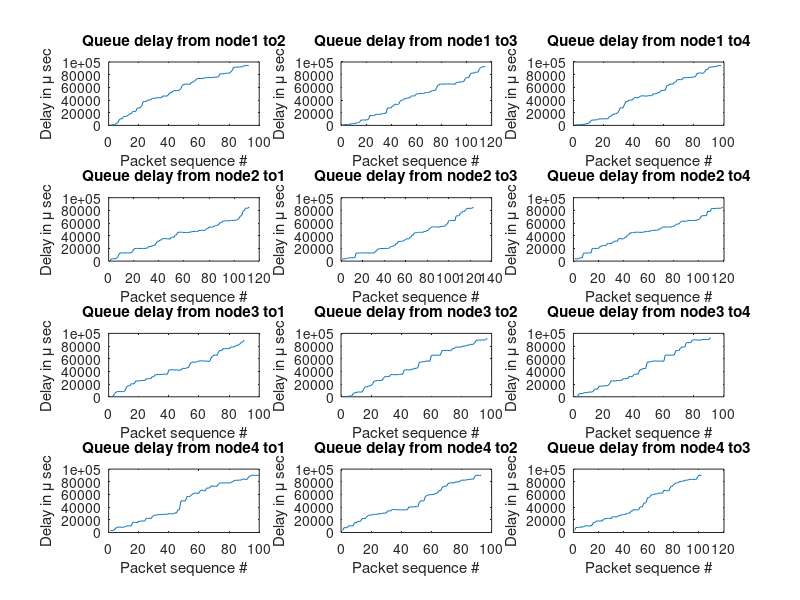
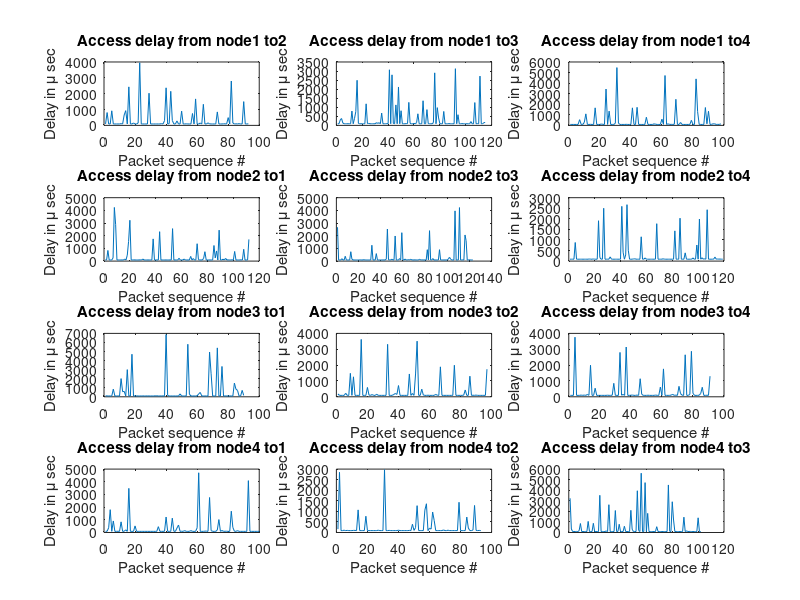

Source code (MATLAB) for these figures, in order:
function projectdemo2()
    clear all;
    tic
    
    % NODE Id's
    A=1; B=2; C=3; D=4;
    nodes = [A, B, C, D];
    
    % Elist is an (n by 7) matrix where n is the number of packets
    % waiting in the queue of nodes A and B. We define a packet to be a
    % row in the elist and is of the form
    % [SRC DEST GENTIME TXTIME RXTIME CURTIME COLLISIONS]
    elist = [];
    
    % Columns in the event list
    SRC = 1;      % Id of the source node
    DEST = 2;     % Id of desstination node
    GENTIME = 3;  % Time at which the packet is created at the source node
    TXTIME = 4;   % Time at which the packet is transmitted
    RXTIME = 5;   % Time at which the packet is received at the dest node
    % The current simulation time w.r.t the packet. You can think of
    % CURTIME to be the time at which the simulator had last visited this
    % packet.
    CURTIME = 6;  
    COLLISIONS = 7; % Number of collisions incurred by 
                    % this packet due to channel contention
    
    % Reference:
    % http://en.wikipedia.org/wiki/Discrete_event_simulation#Clock 
    % Clock:
    % The simulation must keep track of the current simulation time,
    % whatever measurement units are suitable for the system being modeled. 
    CLOCK = 0;
 
    TOTALSIM = 30*10^3; % Total simulation time
    lambda = .5;
    frameslot = 50; % frame slot time (usec) <-- changed from 500us
    td = 80;% transmission delay on BUS (usec)
    pd = 10; % propagation delay on BUS
    tdelay = td + pd; % total delay incurred during a pkt transmission
	tbackoff = frameslot; % time slot (usec) for backoff algorithm
    maxbackoff = 3; % maximum backoff time is 2^3 frame slot
	
    % the time at which the last packet was generated at node A, B, C and D resp.
    GENTIMECURSOR=[0 0 0 0];
        
    % create packets for all the nodes
    [x, y] = size(nodes);
     for n = 1:y
         createpacket(n);
     end
    
    if size(elist,1) == 0
        disp('No packets to simulate');
        return;
    end
    
    % Collect the statistics in this array.
    SIMRESULT = [];
        
    while(1)
        
        % Update the clock.
        updateclock();     
        % Find the source node of the packet at the first row in elist.
        src = elist(1,SRC);
		
        % Randomly generating destination nodes and adding to the elist.
        destnodes = nodes;
        destnodes(src) = [];
        randomindex = randi(length(destnodes));
        dst = destnodes(randomindex);
        elist(1,DEST) = dst;
        
        timediff = elist(2,CURTIME) - elist(1,CURTIME);
        
		if timediff > pd
			%% No collision case
            % Set the tx time. This should be the time when the packet
            % is transmitted for the first time.
            if elist(1,TXTIME) == 0
                elist(1,TXTIME) = elist(1,CURTIME);
            end
            % Set the rx time.
            elist(1,RXTIME) = elist(1,CURTIME) + tdelay;

            updatesimlist();
			
            createpacket(src);
			
			% add tdelay to CLOCK.
            delaypkts(tdelay);
        else
            % Collision and so Backoff
            if elist(1,TXTIME) == 0
                elist(1,TXTIME) = elist(1,CURTIME);
            end
            if elist(2,TXTIME) == 0
                elist(2,TXTIME) = elist(2,CURTIME);
            end
            elist(1,COLLISIONS) = elist(1,COLLISIONS)+1;
            elist(2,COLLISIONS)=elist(2,COLLISIONS)+1;
            
            if (elist(1,COLLISIONS)<maxbackoff)
                bk(src)=(randi(2^(elist(1,COLLISIONS)),1,1)-1)*tbackoff;
            else
                bk(src)=(randi(2^(maxbackoff),1,1)-1)*tbackoff;
            end
            if (elist(2,COLLISIONS)<maxbackoff)
                bk(dst)=(randi(2^(elist(2,COLLISIONS)),1,1)-1)*tbackoff;
            else
                bk(dst)=(randi(2^(maxbackoff),1,1)-1)*tbackoff;
            end
			
			% Delay the packets at each node.
            delaynodepkts(src,pd+timediff+bk(src));
            delaynodepkts(dst,pd-timediff+bk(dst));
        end
		
        if min(GENTIMECURSOR) > TOTALSIM
            disp('Completed!');
            calcstat();
            break;
        end
    end
       
	   function calcstat()
        nodename = ['A', 'B', 'C', 'D']; 
        figure(1);
        figure(2);
        plotcount = 0;
        for i = 1:4		% source
			source = nodes(i);
            var3 = 0;
            queuedelay = 0;
            accessdelay = 0;
			for j = 1:4		% destination
				if j ~= i
                    plotcount = plotcount + 1;
                    
                    % calculating packet statistics
					destination = nodes(j);
                    var1 = SIMRESULT(SIMRESULT(:,SRC) == source,:);
                    var1 = var1(var1(:,DEST) == destination,:);
                    disp(var1);
                    
                    % number of packets sent from node i to node j
                    var2 = length(var1);
                    fprintf('\n number of packets is %d \n', var2);
                    
                    % queuing delay from node i to node j
                    var3 = var1(:, RXTIME) - var1(:, GENTIME);
                    figure(1);
                    plottitle = strcat('Queue delay from node ', num2str(i), ' to ', num2str(j));
                    queuedelay = sum(var3);     % Sum of queuing delays at every node
                    subplot(4,3, plotcount);
                    plot(1:length(var3),var3);
                    xlabel('Packet sequence #');
                    ylabel('Delay in \mu sec');
                    title(plottitle);
                    
                    % access delay from node i to node j
                    var4 = var1(:, RXTIME) - var1(:, TXTIME);
                    figure(2);
                    accessdelay = sum(var4);
                    plottitle = strcat('Access delay from node ', num2str(i), ' to ', num2str(j));
                    subplot(4,3, plotcount);
                    plot(1:length(var4),var4);
                    xlabel('Packet sequence #');
                    ylabel('Delay in \mu sec');
                    title(plottitle);
                    
                    % end to end throughput for all pair of nodes
                    meanendtoend = mean(var3);
                    
                    % Average end to end throughput
                    avgthroughput = ((1000*8)/meanendtoend)*10^6;  % bits/sec
               end
            end
            % total queuing delay at node A, B, C and D
            queuedelay = queuedelay - 3*tdelay;

        end
    end
	
    % The clock slips to the RXTIME i.e., add delay time to CLOCK.
    function delaypkts(delay)
        CLOCK=CLOCK+delay;
        % list will have the row number of elist whose CURTIME field value
        % is less than CLOCK. Remember CLOCK is now the RXTIME. 
        list = find(((elist(:,CURTIME)-CLOCK) < 0));
        % Set the CURTIME field of all the rows in list to CLOCK.
        elist(list,CURTIME)=CLOCK;
    end
   
    function updateclock()
        % SORTROWS(elist,CURTIME) sorts the rows of elist in ascending
        % order for the column CURTIME.
        elist=sortrows(elist,CURTIME);
        % Set the clock to the CURTIME of the packet in the first row of
        % the elist since this is the packet that contends first for the
        % channel. 
        CLOCK=elist(1,CURTIME);
    end
    
    function pkt = createpacket(nodeid)
        % Find the inter-arrival time.
        interarvtime = round(frameslot*exprnd(1/lambda,1,1));
        
        % Find the birth time.
        GENTIMECURSOR(nodeid) = GENTIMECURSOR(nodeid) + interarvtime;
        
        % Create the packet. Unknown fields are set to 0.
        % [SRC= nodeid GENTIME=birthtime TXTIME=0, RXTIME=0
        % CURTIME=birthtime COLLISIONS=0]
        pkt = [nodeid 0 GENTIMECURSOR(nodeid) 0 0 GENTIMECURSOR(nodeid) 0];
        
        % Enqueue to the event list. 
        elist = [elist; pkt];
    end
	
	% Return the CURTIME of node
	function t=getcurtime(node)
		idx=find(elist(:,SRC)==node,1,'first');
        t=elist(idx,CURTIME);
    end
	
    function delaynodepkts(node,delay)
        DELAYTIME = getcurtime(node) + delay;
		% idx will have the row number of elist whose CURTIME field value
        % is less than DELAYTIME.
        list=find(elist(:,CURTIME)-DELAYTIME < 0 & elist(:,SRC)==node); 
		% Set the CURTIME field of all the rows in list to DELAYTIME.
        elist(list,CURTIME)=DELAYTIME;
	end
   
    % Move the first row of elist to SIMRESULT
    function updatesimlist()
        % elist(1,1:end) means row 1 and all columns.
        % Enqueue to the the first row of event list to SIMRESULT. 
        SIMRESULT=[SIMRESULT; elist(1,1:end)];
        
        % This command will delete the first row of elist.
        elist(1,:)=[];
    end
 
    
disp(toc);

end
